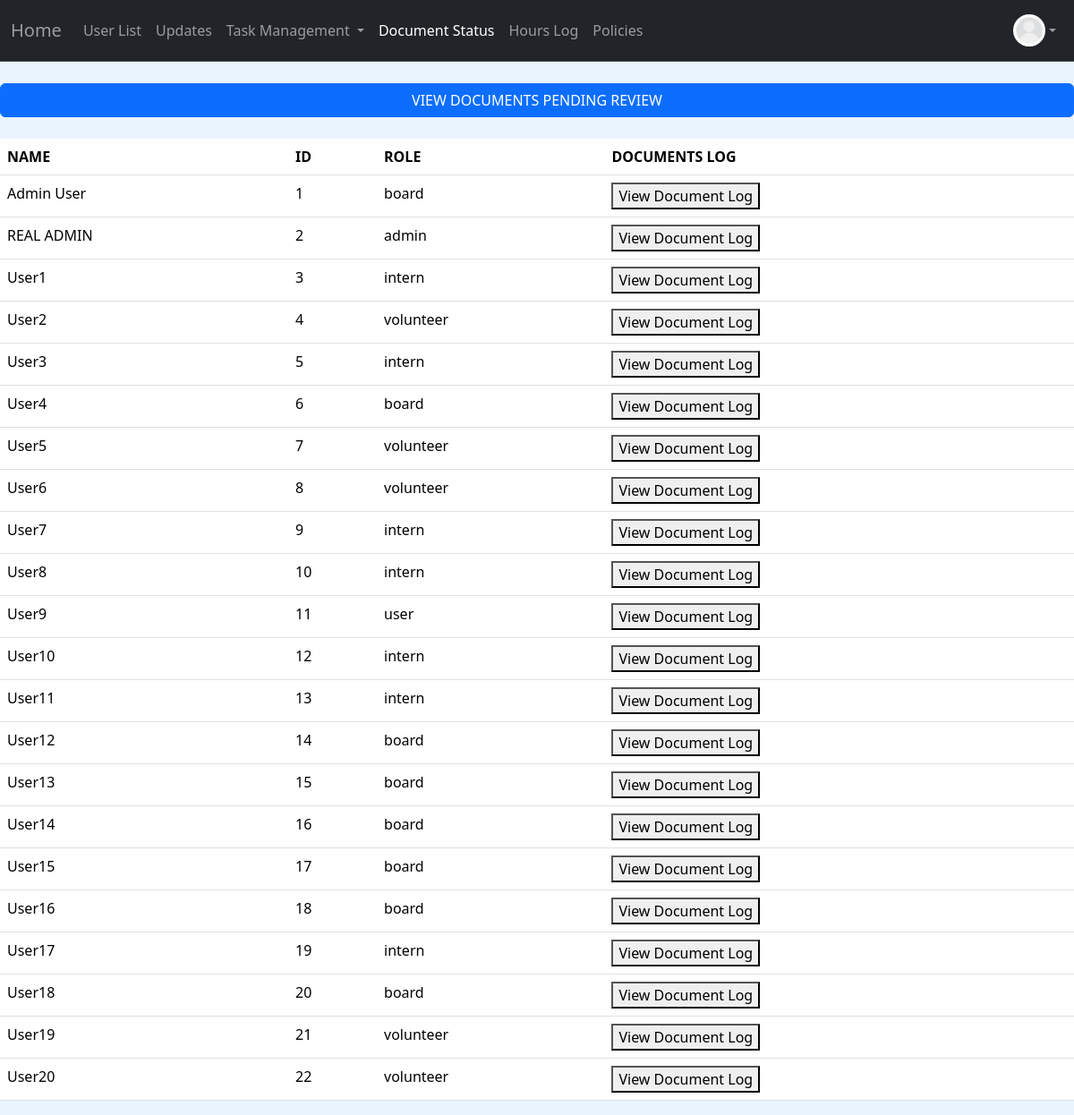
The app's page /documents/status (signed in), older data.
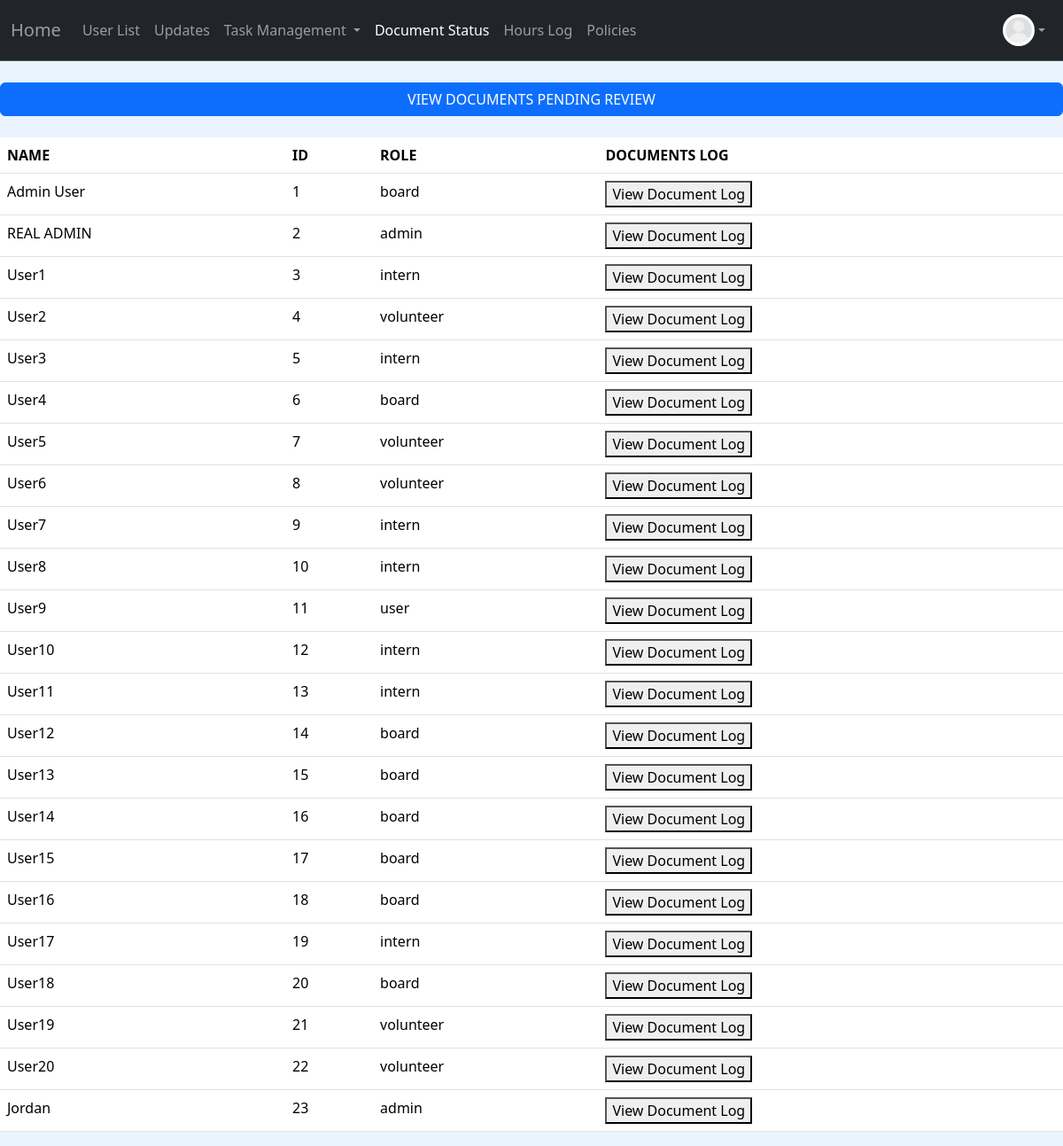
The same page, newer data.
### project/models.py (models this page shows, shortened)
class User(db.Model, UserMixin):
    __tablename__ = 'users'
    id: Mapped[int] = mapped_column(primary_key=True)
    name: Mapped[str] = mapped_column()
    email: Mapped[str] = mapped_column(unique=True)
    address: Mapped[str] = mapped_column(default="None Provided")
    password_hash: Mapped[str] = mapped_column(db.String(128))
    date_created: Mapped[datetime] = mapped_column(DateTime, server_default=func.now())
    total_hours: Mapped[float] = mapped_column(default=0.0)
    picture: Mapped[str] = mapped_column(default="default.jpeg")
    role: Mapped[str] = mapped_column(default="user")  # "user", "volunteer", " intern", "board"
    hours: Mapped[List["Hours"]] = relationship("Hours", back_populates="user", cascade="all, delete-orphan")
    documents: Mapped[List["Document"]] = relationship("Document", back_populates="user", cascade="all, delete-orphan")
    task_assignments: Mapped[List["TaskAssignment"]] = relationship(
        "TaskAssignment",
        back_populates="user",
        cascade="all, delete-orphan"
    )

### app.py (the view, shortened to what this page needs)
@app.route("/documents/status", methods = ["GET", "POST"])
@login_required
@permission_required('volunteer')
def document_status():
    if current_user.role in ['volunteer', 'intern']:
        documents = Document.query.filter_by(user_id=current_user.id).all()
        return render_template("document_status_list.html", documents=documents, role=current_user.role)
    else:  # board or admin
        documents = Document.query.all()
        users = User.query.all()
        return render_template("document_status_list.html", documents=documents, users=users, role=current_user.role)

### app.py (called while the page is built)
@app.context_processor
def inject_now():
    return {
        'now': datetime.now,
        'today': date.today
    }

### project/models.py (called while the page is built)
@login_manager.user_loader
def load_user(user_id):
    return User.query.get(user_id)

### project/templates/document_status_list.html (shortened to what this page needs)
{% extends "base.html" %}
{% block content %}
    {% if role != "admin" and role != "board" %}
        <div id="Auth_Page">
            <div id="Alignment">
                <h3>Upload Documents</h3>
                <div id="Inner_Content">
                <form action="/documents/status" method="POST" enctype="multipart/form-data">
                    <div>
                    <label for="description"><b>File Description</b></label>
                    <input
                        class="form-control"
                        type="text"
                        name="description"
                        id="description"
                        placeholder="Enter file description"
                        required
                    >
                    </div>
                    <div>
                    <label for="formFileMultiple"><b>Upload your documents below!</b></label>
                    <input
                        class="form-control"
                        type="file"
                        name="file"
                        id="formFileMultiple"
                        required
                        multiple
                    >
                    </div>
                    <div>
                    <input class="btn btn-primary" type="submit" value="Upload">
                    </div>
                    <div>
                        <a class="btn btn-success" href="{{ url_for('specific_log_document') }}">VIEW DOCUMENTS UPLOADED</a>
                    </div>
                </form>
                {% if justTriedUpload %}
                    {% if allGood %}
                    <div class="alert alert-success" role="alert" style="margin-top: 15px;">
                        {{ msg }}
                    </div>
                    {% else %}
                    <div class="alert alert-warning" role="alert" style="margin-top: 15px;">
                        {{ msg }}
                    </div>
                    {% endif %}
                {% endif %}
                </div>
            </div>
        </div>
    {% else %}
        <br>
        <div class="d-grid gap-2">
            <button class="btn btn-primary" type="submit"><a class="nav-link" href="{{ url_for('pending_documents') }}">VIEW DOCUMENTS PENDING REVIEW</a></button>
        </div>
        <br>
        <table class="table table-hover">
        <thead>
            <tr>
            <th scope="col">NAME</th>
            <th scope="col">ID</th>
            <th scope="col">ROLE</th>
            <th scope="col">DOCUMENTS LOG</th>
            </tr>
        </thead>
        <tbody>
        {% for user in users %}
            {% set log_num = loop.index %}
            <form action="{{ url_for('specific_log_document') }}" method="get" style="display:inline;">
                <tr>
                <td><span class="id">{{ user.name }}</span></td>
                <td><span class="id">{{ user.id }}</span></td>
                <td><span class="role">{{ user.role }}</span></td>
                <td><button type="submit">View Document Log</button></td>
                </tr>
            </form>
        {% endfor %}
        </tbody>
        </table>
    {% endif %}
{% endblock %}

### project/templates/base.html (shortened to what this page needs)
<!DOCTYPE html>
<html>
  <head>
    <link href="https://cdn.jsdelivr.net/npm/bootstrap@5.3.8/dist/css/bootstrap.min.css" rel="stylesheet">
  </head>
  <body>
    <nav class="navbar navbar-expand bg-dark border-bottom border-body" data-bs-theme="dark">
      <div class="container-fluid d-flex">
        <a class="navbar-brand" id="home-link"
            href="{% if current_user.is_authenticated and current_user.role == 'admin' %}
              {{ url_for('admin_dashboard') }}
            {% elif current_user.is_authenticated and current_user.role == 'board' %}
              {{ url_for('board_dashboard') }}
            {% elif current_user.is_authenticated and current_user.role == 'volunteer' %}
                {{ url_for('volunteer_dashboard') }}
            {% elif current_user.is_authenticated and current_user.role == 'intern' %}
                {{ url_for('intern_dashboard') }}
            {% else %}
              {{ url_for('user_dashboard') }}
          {% endif %}">
          Home
        </a>
        <ul class="navbar-nav mb-2 mb-lg-0 d-flex flex-row">
          {% if current_user.is_authenticated and current_user.role != 'user' %}
            {% if current_user.role == 'admin' or current_user.role == 'board' %}
              <li class="nav-item">
                <a class="nav-link" href="{{ url_for('user_list') }}">User List</a>
              </li>
              <li class="nav-item">
              <a class="nav-link"
              href="{{ url_for('notification') }}">
                  Updates </a>
              </li>
                <li class="nav-item dropdown">
                  <a class="nav-link dropdown-toggle" href="#" id="taskDropdown" role="button" aria-expanded="false">
                    Task Management
                  </a>
                </li>
            {% else %}
                <li class="nav-item">
                  <a class="nav-link" href="{{ url_for('my_tasks') }}">Tasks Status</a>
                </li>
            {% endif %}
            <li class="nav-item">
              <a class="nav-link" href="{{ url_for('document_status') }}">Document Status</a>
            </li>
            <li class="nav-item">
              <a class="nav-link"
              href="{{ url_for('hours_log') }}">
                  Hours Log </a>
            </li>
            <li class="nav-item">
              <a class="nav-link"
              href="{{ url_for('policies') }}">
                  Policies </a>
            </li>
          {% endif %}
        </ul>
        {% if current_user.is_authenticated %}
        <ul class="navbar-nav ms-auto mb-2 mb-lg-0">
          <li class="nav-item dropdown">
            <a class="nav-link d-flex align-items-center dropdown-toggle" href="#" id="profileDropdown" role="button" aria-expanded="false">
              <img src="{{ url_for('static', filename='profile_pics/' ~ current_user.picture ) }}" alt="Profile" style="height:36px;width:36px;border-radius:50%;">
            </a>
          </li>
        </ul>
        {% endif %}
      </div>
    </nav>
    {% block content %}
    {% endblock %}
  </body>
</html>

Row changes from the older to the newer data that the page shows:
added User: name "Jordan", id "23", role "admin"
